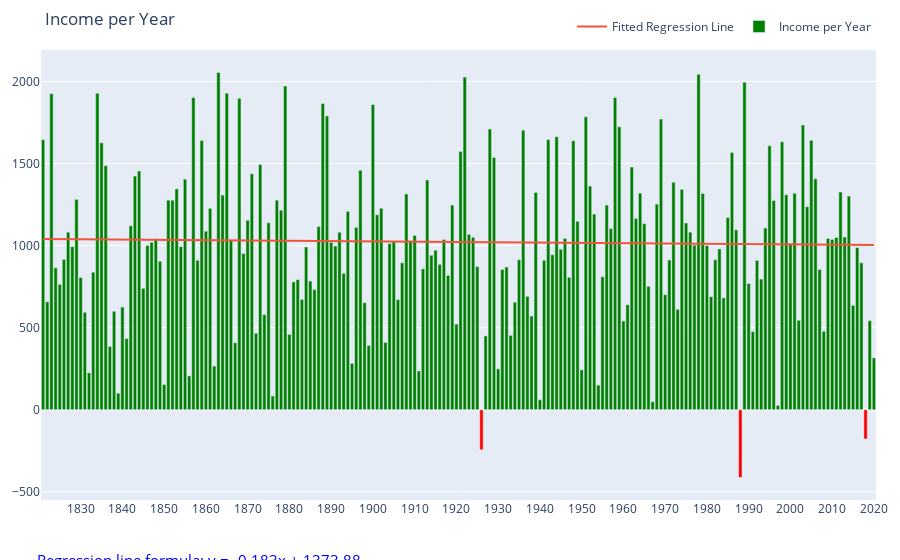

The notebook cell saved with this chart:
### Code cell
# Add fitted values to data and get Linear Regression formula
df_incomes_histogram["fitted"] = model.fittedvalues
slope, intercept, r_value, p_value, std_err = stats.linregress(df_incomes_histogram["Rok"], df_incomes_histogram["fitted"])


fig = go.Figure()
fig.add_trace(
    go.Bar(
        name='Income per Year',
        x=df_incomes_histogram['Rok'],
        y=df_incomes_histogram['Zysk'],
        marker_color=df_incomes_histogram['Color']
    )
)
fig.add_trace(
    go.Scatter(
        x=df_incomes_histogram["Rok"], 
        y=df_incomes_histogram["fitted"], 
        name="Fitted Regression Line"
    )
)
fig.add_annotation(dict(
    font=dict(
        color='blue', size=15
    ),
    x=0.005,
    y=-0.23,
    text=f"Regression line formula: y = {round(slope, 3)}x + {round(intercept, 2)}",
    textangle=0,
    xanchor='left',
    xref="paper",
    yref="paper"
))

fig.update_layout(
    barmode='stack',
    title='Income per Year',
    xaxis=dict(
        dtick = 10
    ),
    legend=dict(
        orientation="h",
        yanchor="bottom",
        y=1.02,
        xanchor="right",
        x=1
    ),
    margin=dict(l=20, r=20, t=20, b=60)
)



fig.show()

### Figure 1 — Plotly figure (JSON) as saved in the notebook; plotly's stock layout.template omitted (floating-point values rounded to 4 significant figures; data arrays with more than 128 entries replaced by an {"elided": "..."} marker saying what was removed)
{"data": [{"marker": {"color": {"elided": "200 str values"}}, "name": "Income per Year", "type": "bar", "x": {"elided": "200 int values"}, "y": {"elided": "200 int values"}}, {"name": "Fitted Regression Line", "type": "scatter", "x": {"elided": "200 int values"}, "y": {"elided": "200 float values"}}], "layout": {"annotations": [{"font": {"color": "blue", "size": 15}, "text": "Regression line formula: y = -0.183x + 1373.88", "textangle": 0, "x": 0.005, "xanchor": "left", "xref": "paper", "y": -0.23, "yref": "paper"}], "barmode": "stack", "legend": {"orientation": "h", "x": 1, "xanchor": "right", "y": 1.02, "yanchor": "bottom"}, "margin": {"b": 60, "l": 20, "r": 20, "t": 20}, "title": {"text": "Income per Year"}, "xaxis": {"dtick": 10}}}
